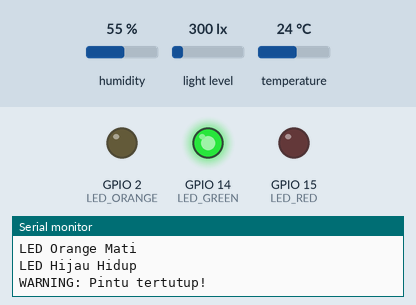
This program was run on a simulated ESP32. Parts: output pins drawn as LEDs (lit = HIGH), the last lines printed to the serial monitor. The test bench sets the inputs (shaded band); at power-on: temperature 24 °C, humidity 55 %, light level 300 lx. WiFi joins after 1.5 s; servers stay silent unless stated; no MQTT or app messages arrive unless stated.

Above: at 3.2 s.
3.3 s: temperature set to 33 °C
At 4.5 s:
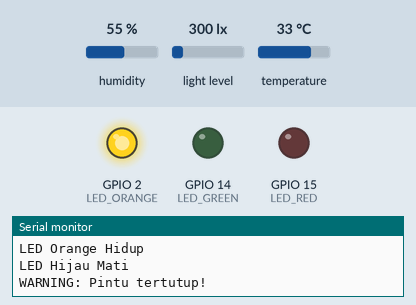
5.6 s: humidity set to 79 %
7.3 s: humidity set to 82 %
At 9.3 s:
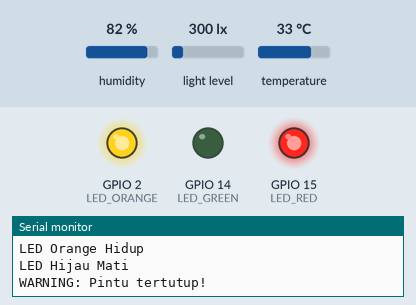
9.6 s: light level set to 371 lx
11.1 s: light level set to 416 lx
Timing chart, 0 to 14.1 s (numbered marks = the images above; inputs shaded):
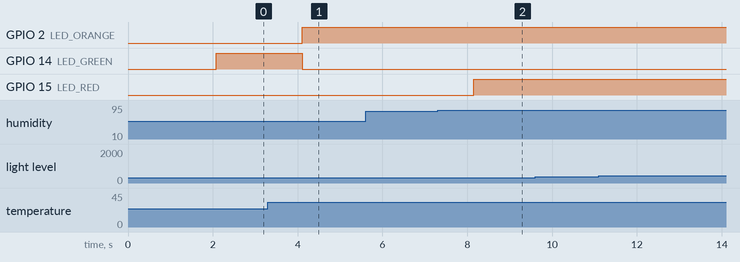

Measured:
- the behaviour switches between 80 and 81 % on humidity (found by bisection; images 1 and 2)
- after the input at 3.3 s, GPIO 2 (LED_ORANGE): LOW → HIGH after 0.80 s; GPIO 14 (LED_GREEN): HIGH → LOW after 0.80 s
- after the input at 7.3 s, GPIO 15 (LED_RED): LOW → HIGH after 0.86 s

The program:

main.cpp
```cpp
#include <Arduino.h>
#include <DHT.h>
#include <BH1750.h>
#include <WiFi.h>
#include <PubSubClient.h>
#include <Ticker.h>
#include <Adafruit_Sensor.h>

#define LED_RED 15
#define LED_ORANGE 2
#define LED_GREEN 14
#define DHTPIN 16
#define DHTTYPE DHT11
#define SDA_PIN 21
#define SCL_PIN 22

#define WIFI_SSID "Lab-Eng"
#define WIFI_PASSWORD "Lab-Eng123!"

#define MQTT_BROKER "broker.emqx.io"
#define MQTT_PUBLISH "esp32_kekel/data"
#define MQTT_SUBSCRIBE "esp32_kekel/cmd/#"

WiFiClient espClient;
PubSubClient mqtt(espClient);
DHT dht(DHTPIN, DHTTYPE);
BH1750 lightMeter(0x23);

Ticker timerPublish;
char g_szDeviceId[64] = "ESP32_Kekel";
Ticker timerMqtt;
float temperature = 0;
float humidity = 0;
float lightlevel = 0;
const int lux_range = 4000;
const int temp_range = 5000;
const int humid_range = 6000;
unsigned long LuxMillis = 0;
unsigned long TemperatureMillis = 0;
unsigned long HumidityMillis = 0;

void WifiConnect(){
  WiFi.begin(WIFI_SSID, WIFI_PASSWORD);
  Serial.print("Connecting to WiFi");
  while (WiFi.status() != WL_CONNECTED)
  {
    delay(1000);
    Serial.print(".");
  }
  Serial.println();
  Serial.print("Connected, IP address: ");
  Serial.println(WiFi.localIP());
}

void OnReadPublish(){
  dht.begin();
  lightMeter.begin(BH1750::ONE_TIME_HIGH_RES_MODE, 0x23, &Wire);
  temperature = dht.readTemperature();
  humidity = dht.readHumidity();
  lightlevel = lightMeter.readLightLevel();

  Serial.print("Temperature: ");
  Serial.print(temperature);
  Serial.print("C, Humidity: ");
  Serial.print(humidity);
  Serial.print("%, Light: ");
  Serial.print(lightlevel);
  Serial.println();

  // Buat range antar humid, suhu, cahaya
  if (temperature > 28 && humidity > 80){
    digitalWrite(LED_RED, HIGH);
    Serial.println("LED Merah Hidup");
  }
  else{
    digitalWrite(LED_RED, LOW);
    Serial.println("LED Merah Mati");
  }
  if (temperature > 28 && 60 < humidity < 80){
    digitalWrite(LED_ORANGE, HIGH);
    Serial.println("LED Orange Hidup");
  }
  else{
    digitalWrite(LED_ORANGE, LOW);
    Serial.println("LED Orange Mati");
  }
  if (temperature < 28 && humidity < 60){
    digitalWrite(LED_GREEN, HIGH);
    Serial.println("LED Hijau Hidup");
  }
  else{
    digitalWrite(LED_GREEN, LOW);
    Serial.println("LED Hijau Mati");
  }
    if (lightlevel > 400){
    Serial.println("WARNING: Pintu kebuka!");
  }
  else{
    Serial.println("WARNING: Pintu tertutup!");
  }
  if (isnan(humidity) || isnan(temperature)){
    Serial.println("Failed");
    return;
  }
}

void callback(char *topic, byte *payload, unsigned int length){
  Serial.print("Message arrived ");
  Serial.print(topic);
  Serial.print("]: ");
  for (int i = 0; i < length; i++){
    Serial.print((char)payload[i]);
  }
  Serial.println();
}

void reconnect(){
  while (!mqtt.connected()){
    Serial.print("MQTT connection...");
    if (mqtt.connect(g_szDeviceId))
    {
      Serial.println("Connected");
      mqtt.subscribe(MQTT_SUBSCRIBE);
    }
    else{
      Serial.print("failed ");
      Serial.print(mqtt.state());
      Serial.println(" try again");
      delay(2000);
    }
  }
}

void setup(){
  Serial.begin(460800);
  Wire.begin(SDA_PIN, SCL_PIN);
  if (!lightMeter.begin(BH1750::ONE_TIME_HIGH_RES_MODE, 0x23, &Wire)){
    Serial.println("Error");}
  WifiConnect();
  mqtt.setServer(MQTT_BROKER, 1883);
  mqtt.setCallback(callback);
  while (!mqtt.connected()){
    String clientId = "ESP32_Kekel";
    if (mqtt.connect(clientId.c_str())){
      Serial.println("connected");}
    else{
      Serial.print("failed with state ");
      Serial.print(mqtt.state());
      delay(2000);
    }
  }

  mqtt.publish(MQTT_PUBLISH, "Hello from ESP32_Kekel");
  mqtt.subscribe(MQTT_SUBSCRIBE);
  dht.begin();

  pinMode(LED_RED, OUTPUT);
  pinMode(LED_ORANGE, OUTPUT);
  pinMode(LED_GREEN, OUTPUT);
  sprintf(g_szDeviceId, "ESP32_%s", WiFi.macAddress().c_str());
  Serial.print(g_szDeviceId);
  Serial.print("Ready");
}

void loop(){
  OnReadPublish();
  if (!mqtt.connected()){
    reconnect();
  }
  unsigned long Millis = millis();
  if (Millis - TemperatureMillis >= temp_range){
    mqtt.publish(MQTT_PUBLISH, String(temperature).c_str());
    TemperatureMillis = Millis;
  }
  if (Millis - HumidityMillis >= humid_range){
    mqtt.publish(MQTT_PUBLISH, String(humidity).c_str());
    HumidityMillis = Millis;
  }
  if (Millis - LuxMillis >= lux_range){
    mqtt.publish(MQTT_PUBLISH, String(lightlevel).c_str());
    LuxMillis = Millis;
  }
  mqtt.loop();
  delay(2000);
}
```
